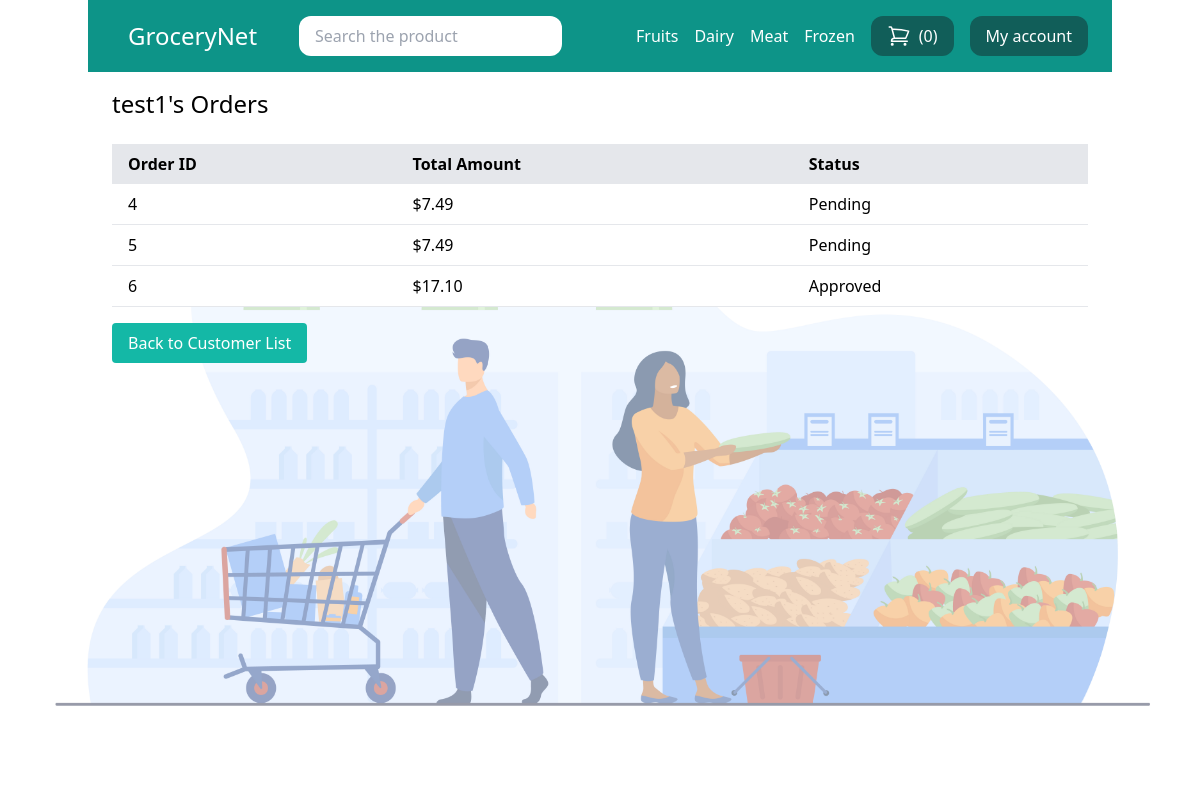
The app's page /customer/2/orders/ (signed in), older data.
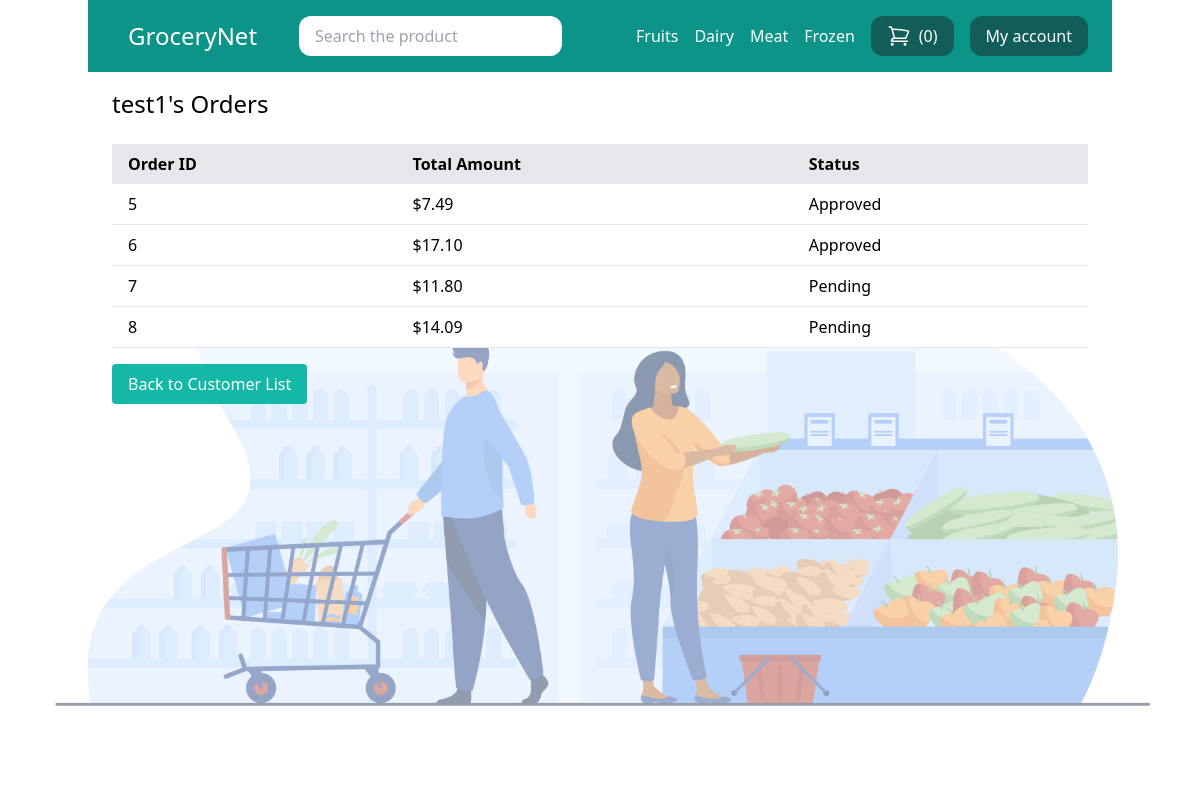
The same page, newer data.
### store/models.py (models this page shows, shortened)
class Category(models.Model):
    title = models.CharField(max_length=50)
    slug = models.SlugField(max_length=50)
    class Meta:
        verbose_name_plural = 'Categories' # 관리사이트의 모델 표기방법 변경

class Order(models.Model):
    PENDING = 'pending'
    APPROVED = 'approved'
    DENIED = 'denied'
    STATUS_CHOICES = (
        (PENDING, 'Pending'),
        (APPROVED, 'Approved'),
        (DENIED, 'Denied')
    )
    first_name = models.CharField(max_length=255)
    last_name = models.CharField(max_length=255)
    address = models.CharField(max_length=255)
    zipcode = models.CharField(max_length=255)
    city = models.CharField(max_length=255)
    paid_amount = models.FloatField(blank=True, null=True)
    is_paid = models.BooleanField(default=False)
    merchant_id = models.CharField(max_length=255)
    status = models.CharField(max_length=20, choices=STATUS_CHOICES, default=PENDING)
    created_by = models.ForeignKey(User, related_name='orders', on_delete=models.SET_NULL, null=True)
    created_at = models.DateTimeField(auto_now_add=True)

### userprofile/views.py (the view)
# urls.py: path('customer/<int:user_id>/orders/', views.customer_orders, name='customer_orders'),
@login_required
def customer_orders(request, user_id):
    customer = get_object_or_404(User, id=user_id)
    orders = Order.objects.filter(created_by=customer)
    return render(request, 'userprofile/customer_orders.html', {
        'customer': customer,
        'orders': orders
    })

### store/cart.py (called while the page is built)
    def __len__(self):
        return sum(item['quantity'] for item in self.cart.values())

### store/context_processors.py (called while the page is built)
def cart(request):
    return {'cart': Cart(request)}

### store/templatetags/menu.py (called while the page is built)
@register.inclusion_tag('core/menu.html')
def menu():
    categories = Category.objects.all()
    return {'categories': categories}

### userprofile/templates/userprofile/customer_orders.html (shortened to what this page needs)
{% extends "core/base.html" %}
{% block content %}
    <h1 class="text-2xl">{{ customer.username }}'s Orders</h1>
    {% if orders %}
        <div class="mt-6">
            <table class="min-w-full bg-white">
                <thead class="bg-gray-200">
                    <tr>
                        <th class="py-2 px-4 text-left">Order ID</th>
                        <th class="py-2 px-4 text-left">Total Amount</th>
                        <th class="py-2 px-4 text-left">Status</th>
                    </tr>
                </thead>
                <tbody>
                    {% for order in orders %}
                    <tr class="border-b">
                        <td class="py-2 px-4">{{ order.id }}</td>
                        <td class="py-2 px-4">${{ order.paid_amount|floatformat:2 }}</td>
                        <td class="py-2 px-4">{{ order.get_status_display }}</td>
                    </tr>
                    {% endfor %}
                </tbody>
            </table>
        </div>
    {% else %}
        <p>No orders found for this customer.</p>
    {% endif %}
    <a href="{% url 'customer_list' %}" class="mt-4 inline-block py-2 px-4 bg-teal-500 text-white rounded">Back to Customer List</a>
{% endblock %}

### core/templates/core/base.html (shortened to what this page needs)
{% load menu %}
{% load static %}
<!DOCTYPE html>
<html>
  <head>
    <script src="https://cdn.tailwindcss.com"></script>
  </head>
  <body class="relative">
    <div class="absolute inset-0 bg-cover bg-center bg-fixed opacity-50" style="background-image: url('{% static 'images/10122.jpg' %}');"></div>
    <div class="relative container min-h-screen mx-auto z-10">
      <nav class="max-w-7xl mx-auto py-4 px-6 flex items-center justify-between bg-teal-600">
        <div class="logo">
          <a href="/" class="py-2 px-4 text-2xl py-2 px-4 text-white">GroceryNet</a>
        </div>
        <div class="search">
          <form method="get" action="/search/" class="flex items-center space-x-4">
            <input type="search" name="query" placeholder="Search the product" class="py-2 px-4 rounded-xl">
            <button>
              <svg xmlns="http://www.w3.org/2000/svg" fill="none" viewBox="0 0 24 24" stroke-width="1.5" stroke="currentColor" class="size-6 py-2 px-4 text-white">
                <path stroke-linecap="round" stroke-linejoin="round" d="m21 21-5.197-5.197m0 0A7.5 7.5 0 1 0 5.196 5.196a7.5 7.5 0 0 0 10.607 10.607Z" />
              </svg>
            </button>
          </form>
        </div>
        <div class="menu flex items-center space-x-4">
          {% menu %}
          <a href="{% url "cart_view" %}" class="flex items-center py-2 px-4 bg-teal-800 text-white rounded-xl hover:bg-teal-900"><span class="ml-2">({{ cart|length }})</span>
        </a>
        {% if request.user.is_authenticated %}
        <a href="{% url "myaccount" %}" class="py-2 px-4 bg-teal-800 text-white rounded-xl hover:bg-teal-900">My account</a>
        {% else %}
        <a href="{% url "login" %}" class="py-2 px-4 bg-teal-800 text-white rounded-xl hover:bg-teal-900">Login</a>
        <a href="{% url "signup" %}" class="py-2 px-4 bg-teal-400 text-white rounded-xl hover:bg-teal-300">Sign up</a>
        {% endif %}
      </div>
    </nav>
    <div class="max-w-7xl mx-auto py-4 px-6 z-10">
    {% block content %}
    {% endblock content %}
    </div>
  </div>
  </body>
</html>

### core/templates/core/menu.html (shortened to what this page needs)
{% for category in categories %}
    <a href="{% url "category_detail" category.slug %}" class="text-white">{{ category.title }}</a>
{% endfor %}

Row changes from the older to the newer data that the page shows:
removed Order: id "4", paid_amount "7.49", status "Pending"
changed Order id 5: status "Pending" → "Approved"
added Order: id "7", paid_amount "11.80", status "Pending"
added Order: id "8", paid_amount "14.09", status "Pending"
